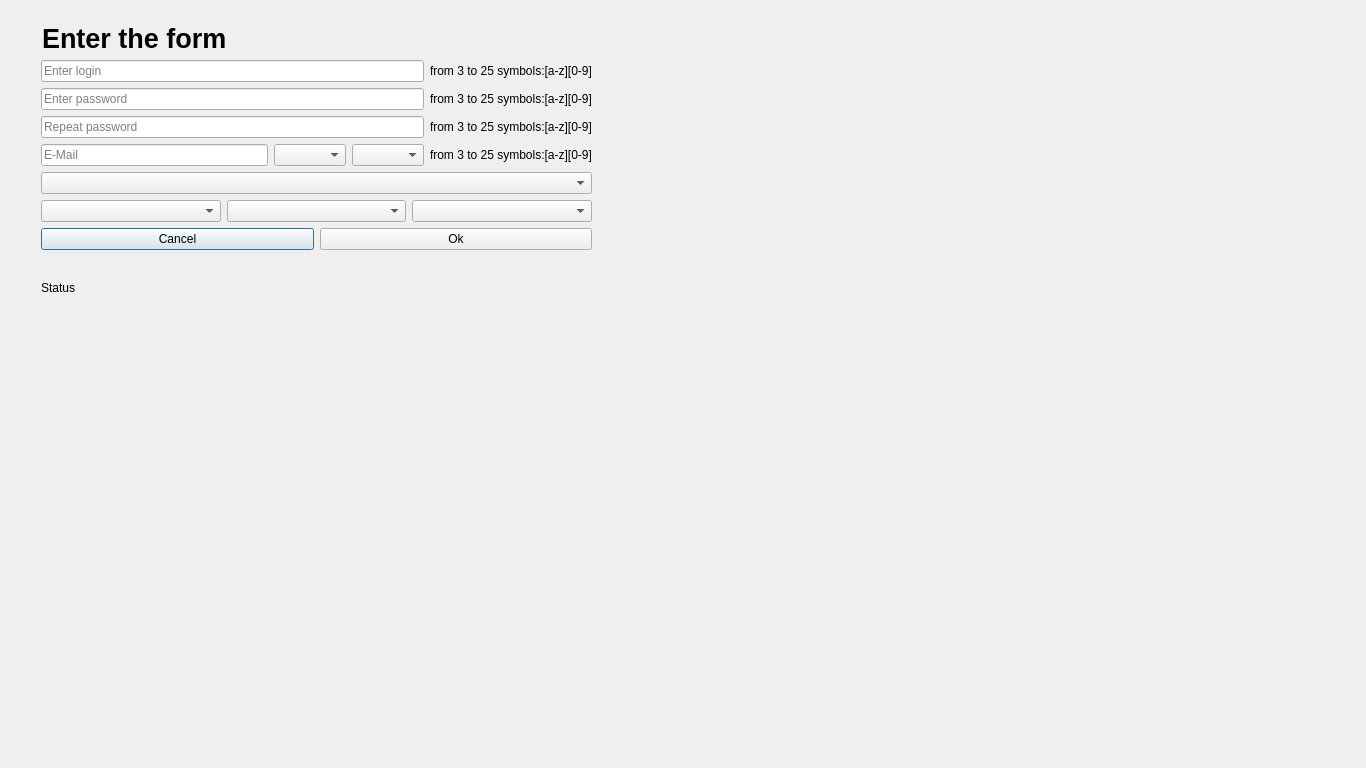
<?xml version="1.0" encoding="UTF-8"?>
<ui version="4.0">
 <class>studentregistration</class>
 <widget class="QDialog" name="studentregistration">
  <property name="geometry">
   <rect>
    <x>0</x>
    <y>0</y>
    <width>1366</width>
    <height>768</height>
   </rect>
  </property>
  <property name="windowTitle">
   <string>Student registration</string>
  </property>
  <widget class="QLabel" name="label">
   <property name="geometry">
    <rect>
     <x>42</x>
     <y>22</y>
     <width>190</width>
     <height>32</height>
    </rect>
   </property>
   <property name="font">
    <font>
     <pointsize>20</pointsize>
     <weight>75</weight>
     <bold>true</bold>
    </font>
   </property>
   <property name="text">
    <string>Enter the form</string>
   </property>
  </widget>
  <widget class="QWidget" name="">
   <property name="geometry">
    <rect>
     <x>41</x>
     <y>60</y>
     <width>551</width>
     <height>260</height>
    </rect>
   </property>
   <layout class="QVBoxLayout" name="verticalLayout_3">
    <item>
     <layout class="QHBoxLayout" name="horizontalLayout_4">
      <item>
       <layout class="QVBoxLayout" name="verticalLayout">
        <item>
         <widget class="QLineEdit" name="lineEdit">
          <property name="maxLength">
           <number>25</number>
          </property>
          <property name="placeholderText">
           <string>Enter login</string>
          </property>
         </widget>
        </item>
        <item>
         <widget class="QLineEdit" name="lineEdit_2">
          <property name="maxLength">
           <number>25</number>
          </property>
          <property name="echoMode">
           <enum>QLineEdit::Password</enum>
          </property>
          <property name="placeholderText">
           <string>Enter password</string>
          </property>
         </widget>
        </item>
        <item>
         <widget class="QLineEdit" name="lineEdit_3">
          <property name="maxLength">
           <number>25</number>
          </property>
          <property name="echoMode">
           <enum>QLineEdit::Password</enum>
          </property>
          <property name="placeholderText">
           <string>Repeat password</string>
          </property>
         </widget>
        </item>
        <item>
         <layout class="QHBoxLayout" name="horizontalLayout_3">
          <item>
           <widget class="QLineEdit" name="lineEdit_4">
            <property name="maxLength">
             <number>25</number>
            </property>
            <property name="placeholderText">
             <string>E-Mail</string>
            </property>
           </widget>
          </item>
          <item>
           <widget class="QComboBox" name="comboBox"/>
          </item>
          <item>
           <widget class="QComboBox" name="comboBox_2"/>
          </item>
         </layout>
        </item>
       </layout>
      </item>
      <item>
       <layout class="QVBoxLayout" name="verticalLayout_2">
        <item>
         <widget class="QLabel" name="llable">
          <property name="text">
           <string>from 3 to 25 symbols:[a-z][0-9]</string>
          </property>
         </widget>
        </item>
        <item>
         <widget class="QLabel" name="plable">
          <property name="text">
           <string>from 3 to 25 symbols:[a-z][0-9]</string>
          </property>
         </widget>
        </item>
        <item>
         <widget class="QLabel" name="splable">
          <property name="text">
           <string>from 3 to 25 symbols:[a-z][0-9]</string>
          </property>
         </widget>
        </item>
        <item>
         <widget class="QLabel" name="mlable">
          <property name="text">
           <string>from 3 to 25 symbols:[a-z][0-9]</string>
          </property>
         </widget>
        </item>
       </layout>
      </item>
     </layout>
    </item>
    <item>
     <widget class="QComboBox" name="combogender">
      <property name="maxCount">
       <number>2</number>
      </property>
     </widget>
    </item>
    <item>
     <layout class="QHBoxLayout" name="horizontalLayout">
      <item>
       <widget class="QComboBox" name="day"/>
      </item>
      <item>
       <widget class="QComboBox" name="month"/>
      </item>
      <item>
       <widget class="QComboBox" name="year"/>
      </item>
     </layout>
    </item>
    <item>
     <layout class="QHBoxLayout" name="horizontalLayout_2">
      <item>
       <widget class="QPushButton" name="pushButton">
        <property name="text">
         <string>Cancel</string>
        </property>
       </widget>
      </item>
      <item>
       <widget class="QPushButton" name="pushButton_2">
        <property name="text">
         <string>Ok</string>
        </property>
       </widget>
      </item>
     </layout>
    </item>
    <item>
     <widget class="QLabel" name="Status">
      <property name="text">
       <string>Status</string>
      </property>
     </widget>
    </item>
   </layout>
  </widget>
  <zorder>layoutWidget</zorder>
  <zorder>layoutWidget</zorder>
  <zorder>comboBox</zorder>
  <zorder>comboBox_2</zorder>
  <zorder>plable</zorder>
 </widget>
 <resources/>
 <connections/>
</ui>
